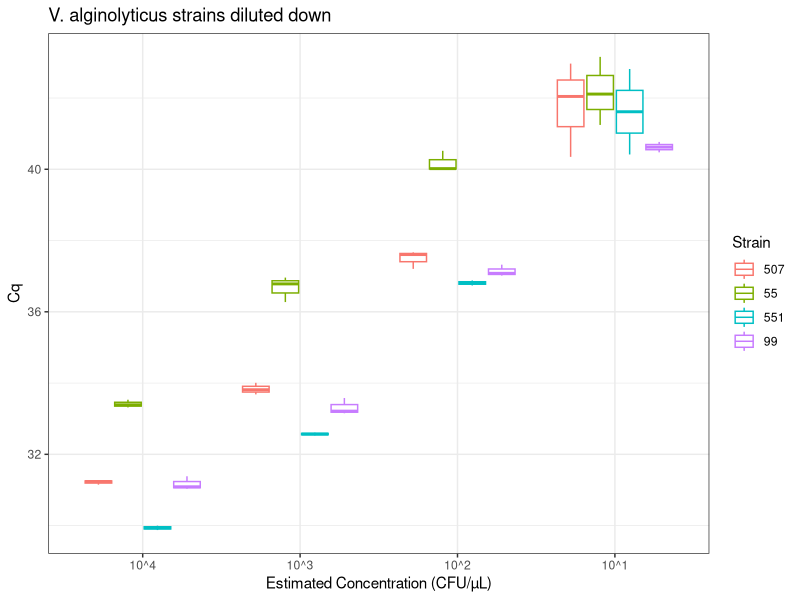

Source code (R):
## ---- chunk 1
library(here)
library(tidyverse)
## ---- chunk 2
d<- read_csv(here("data", "raw_data", "qpcr", "va","va_diluted_down_strains.csv"))
## ---- chunk 3
d<-
  d %>%
  select(Sample, Cq)
## ---- chunk 4
d<-
  d %>%
  mutate(strain = substr(Sample, 1,3),
         dilution = substr(Sample, 4,5)) 
## ---- chunk 5
d$strain<- gsub('_', '', d$strain)
d$dilution<- gsub('_', '', d$dilution)

d<-
  d %>%
  mutate(concentration = case_when(dilution == "1" ~ "10^4",
                                   dilution == "2" ~ "10^3",
                                   dilution == "3" ~ "10^2",
                                   dilution == "4" ~ "10^1")) %>%
  select(!c(Sample, dilution))
## ---- chunk 6
d %>%
  ggplot() + geom_boxplot(
    aes(x = concentration,
        y = Cq,
        color = strain)) +
  theme_bw() +
  labs(x = "Estimated Concentration (CFU/µL)",
       title = "V. alginolyticus strains diluted down",
       color = "Strain") +
  scale_x_discrete(limits = c("10^4", "10^3", "10^2", "10^1"))
